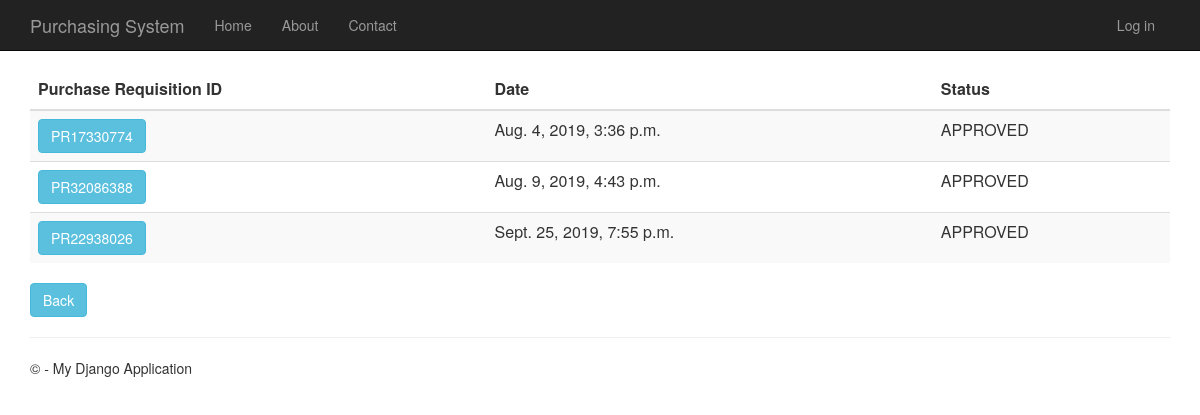
/purchaserequisitionhistory, run on the app's committed database.
### PurchaseRequisition/models.py (models this page shows)
class PurchaseRequisition(models.Model):
    pr_id= models.CharField(max_length=10, primary_key=True) #takes character
    description= models.TextField(null=True,default=None, blank=True)
    time_created= models.DateTimeField()
    total_price= models.DecimalField(max_digits=10, decimal_places=2, default=Decimal('0.00'))
    status= models.TextField(max_length=10, default="Pending")
    person_id = models.ForeignKey(Person)
    def __str__(self):
        return str(self.pr_id)

### PurchaseRequisition/views.py (the view)
# urls.py: url(r'^purchaserequisitionhistory', PurchaseRequisition.views.purchaserequisitionhistory, name="purchase_requisition_history"),
def purchaserequisitionhistory(request):
    purchase_requisitions = PurchaseRequisition.objects.all()
    print(purchase_requisitions)
    context = {
            'title':'Purchase Requisition History',
            'rows':purchase_requisitions
        }
    return render(request,'PurchaseRequisition/purchaserequisitionhistory.html',context)

### PurchaseRequisition/templates/PurchaseRequisition/purchaserequisitionhistory.html
﻿{% extends "app/layout.html" %}
{% block content %}
<div class="purchaseorderhistory margintop" action="menu" >
    <form action="purchaserequisitionhistorydetails" method="GET">
        <table class="table table-striped margintop">
          <thead>
            <tr>
              <th scope="col">Purchase Requisition ID</th>
              <th scope="col">Date</th>
              <th scope="col">Status</th>
            </tr>
          </thead>
          <tbody>
              {% for r in rows %}
            <tr>
                 <td><button type="submit" name="pr_id" value="{{r.pr_id}}" class="btn btn-info" >{{r.pr_id}}</button></td>
                 <td>{{r.time_created}}</td>
                 <td>{{r.status}}</td>
            </tr>
              {% endfor %}
          </tbody>
        </table>
    </form>
       <form action="menu">
        <div class="margintop">
            <button type="submit" class="btn btn-info" >Back</button>
        </div>
    </form>
</div>
{% endblock %}

### app/static/app/content/site.css (style rules this page uses)
body { padding-top: 50px; padding-bottom: 20px; }

### data on the page
PurchaseRequisition: pr_id "PR17330774", time_created "Aug. 4, 2019, 3:36 p.m.", status "APPROVED"
PurchaseRequisition: pr_id "PR32086388", time_created "Aug. 9, 2019, 4:43 p.m.", status "APPROVED"
PurchaseRequisition: pr_id "PR22938026", time_created "Sept. 25, 2019, 7:55 p.m.", status "APPROVED"
